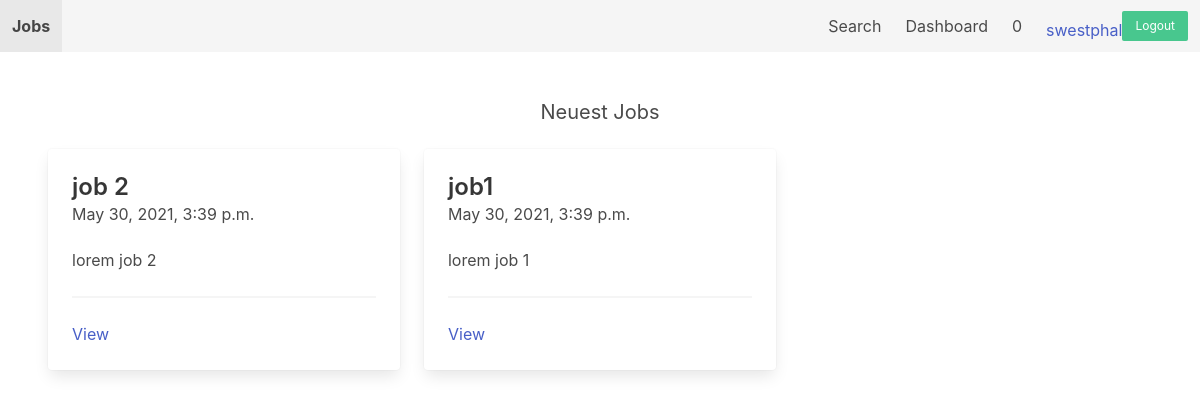
Screenshot of / (signed in) with the database file from the repository.
### apps/job/models.py (models this page shows, shortened)
class Job(models.Model):
    SIZE_1_9 = 'size_1-9'
    SIZE_10_49 = 'size_10-49'
    SIZE_50_99 = 'size_50-99'
    SIZE_100 = 'size_100'
    CHOICES_SIZE = (
        (SIZE_1_9, '1-9'),
        (SIZE_10_49, '10-49'),
        (SIZE_50_99, '50-99'),
        (SIZE_100, '100+')
    )
    ACTIVE = 'active'
    EMPLOYED = 'employed'
    ARCHIVED = 'archived'
    CHOICES_STATUS = (
        (ACTIVE, 'active'),
        (EMPLOYED, 'employed'),
        (ARCHIVED, 'archived')
    )
    title = models.CharField(max_length=255)
    short_description = models.TextField()
    long_description = models.TextField(blank=True, null=True)
    company_name = models.CharField(max_length=255)
    company_address = models.CharField(max_length=255, blank=True, null=True)
    company_zipcode = models.CharField(max_length=255, blank=True, null=True)
    company_place = models.CharField(max_length=255, blank=True, null=True)
    company_country = models.CharField(max_length=255, blank=True, null=True)
    company_size = models.CharField(max_length=20, choices=CHOICES_SIZE, default=SIZE_1_9)
    created_by = models.ForeignKey(User, related_name='jobs', on_delete=models.CASCADE)
    created_at = models.DateTimeField(auto_now_add=True)
    changed_at = models.DateTimeField(auto_now=True)
    status = models.CharField(max_length=20, choices=CHOICES_STATUS, default=ACTIVE)
    class Meta:
        ordering = ['-created_at']

### apps/core/views.py (the view)
# urls.py: path('', frontpage, name='frontpage'),
def frontpage(request):
    jobs = Job.objects.filter(status=Job.ACTIVE)[0:3]
    context = {
        'jobs': jobs
    }
    return render(request, "core/frontpage.html", context)

### apps/notification/context_processors.py (called while the page is built)
def notifications(request):
    if request.user.is_authenticated:
        return {'notifications': request.user.notifications.filter(is_read=False)}
    else:
        return {'notifications': []}

### apps/core/templates/core/frontpage.html
{% extends 'core/base.html' %}
{% block content %}
<h2 class="subtitle has-text-centered">Neuest Jobs</h2>
<div class="columns">
    {% for job in jobs %}
        <div class="column is-4">
            <div class="card">
                <div class="card-content">
                    <div class="media">
                        <div class="media-content">
                            <p class="title is-4">{{ job.title }}</p>
                            <p class="subtitle is-6">{{ job.created_at }}</p>
                        </div>
                    </div>
                    <div class="content">
                        {{ job.short_description }}
                        <hr>
                        <a href="{% url 'job_detail' job.id %}">View</a>
                    </div>
                </div>
            </div>
        </div>
    {% endfor %}
</div>
{% endblock %}

### apps/core/templates/core/base.html (shortened to what this page needs)
<!doctype html>
<html lang="de">
<head>
    <link rel="stylesheet" href="https://cdn.jsdelivr.net/npm/bulma@0.9.2/css/bulma.min.css">
</head>
<body>
<nav class="navbar is-light">
    <div class="navbar-brand">
        <a href="{% url 'frontpage' %}" class="navbar-item"><strong>Jobs</strong></a>
    </div>
    <div class="navbar-menu">
        <div class="navbar-end">
            <a href="{% url 'search' %}" class="navbar-item">Search</a>
            {% if request.user.is_authenticated %}
                <a href="{% url 'dashboard' %}" class="navbar-item">Dashboard</a>
                <a href="{% url 'notifications' %}" class="navbar-item">{{notifications.count}}</a>
            {% endif %}
            <div class="navbar-item">
                <div class="buttons">
                    {% if request.user.is_authenticated %}
                    <a href="" >{{request.user}}</a>
                    <a href="{% url 'logout' %}" class="button is-success is-small">Logout</a>
                    {% else %}
                    <a href="{% url 'login' %}" class="button is-lightgrey is-small">Log in</a>
                    <a href="{% url 'signup' %}" class="button is-success is-small">Signup</a>
                    {% endif %}
                </div>
            </div>
        </div>
    </div>
</nav>
<section class="section">
    {% block content %}
    {% endblock %}
</section>
</body>
</html>

### rows the page displays
Job: title "job 2", created_at "May 30, 2021, 3:39 p.m.", short_description "lorem job 2"
Job: title "job1", created_at "May 30, 2021, 3:39 p.m.", short_description "lorem job 1"

### other values shown
{{ notifications.count }} "0"
{{ request.user }} "swestphal"
